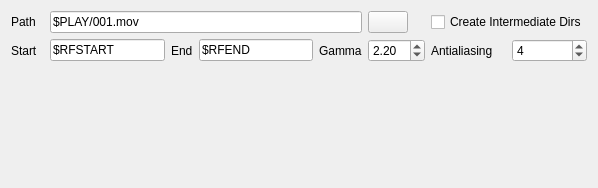
<?xml version="1.0" encoding="UTF-8"?>
<ui version="4.0">
 <class>flipbook</class>
 <widget class="QWidget" name="flipbook">
  <property name="geometry">
   <rect>
    <x>0</x>
    <y>0</y>
    <width>598</width>
    <height>188</height>
   </rect>
  </property>
  <property name="windowTitle">
   <string>Form</string>
  </property>
  <layout class="QGridLayout" name="gridLayout" columnstretch="0,0,0,0,0,0,0,0,0,0">
   <item row="0" column="0" colspan="2">
    <widget class="QLabel" name="label_1">
     <property name="maximumSize">
      <size>
       <width>30</width>
       <height>16777215</height>
      </size>
     </property>
     <property name="text">
      <string>Path</string>
     </property>
    </widget>
   </item>
   <item row="1" column="0">
    <widget class="QLabel" name="label_2">
     <property name="text">
      <string>Start</string>
     </property>
    </widget>
   </item>
   <item row="1" column="3">
    <widget class="QLabel" name="label_3">
     <property name="text">
      <string>End</string>
     </property>
    </widget>
   </item>
   <item row="1" column="2">
    <widget class="QLineEdit" name="start">
     <property name="text">
      <string>$RFSTART</string>
     </property>
    </widget>
   </item>
   <item row="0" column="8" colspan="2">
    <widget class="QCheckBox" name="createDir">
     <property name="text">
      <string>Create Intermediate Dirs</string>
     </property>
    </widget>
   </item>
   <item row="0" column="2" colspan="4">
    <widget class="QLineEdit" name="filePath">
     <property name="text">
      <string>$PLAY/001.mov</string>
     </property>
    </widget>
   </item>
   <item row="1" column="4">
    <widget class="QLineEdit" name="end">
     <property name="text">
      <string>$RFEND</string>
     </property>
    </widget>
   </item>
   <item row="1" column="5">
    <widget class="QLabel" name="label_4">
     <property name="text">
      <string>Gamma</string>
     </property>
    </widget>
   </item>
   <item row="1" column="8">
    <widget class="QLabel" name="label_5">
     <property name="text">
      <string>Antialiasing</string>
     </property>
    </widget>
   </item>
   <item row="1" column="6" colspan="2">
    <widget class="QDoubleSpinBox" name="doubleSpinBox">
     <property name="value">
      <double>2.200000000000000</double>
     </property>
    </widget>
   </item>
   <item row="1" column="9">
    <widget class="QSpinBox" name="antialias">
     <property name="value">
      <number>4</number>
     </property>
    </widget>
   </item>
   <item row="2" column="3">
    <spacer name="verticalSpacer">
     <property name="orientation">
      <enum>Qt::Vertical</enum>
     </property>
     <property name="sizeHint" stdset="0">
      <size>
       <width>20</width>
       <height>40</height>
      </size>
     </property>
    </spacer>
   </item>
   <item row="0" column="6">
    <widget class="QPushButton" name="getPath">
     <property name="text">
      <string/>
     </property>
    </widget>
   </item>
  </layout>
 </widget>
 <resources/>
 <connections/>
</ui>
